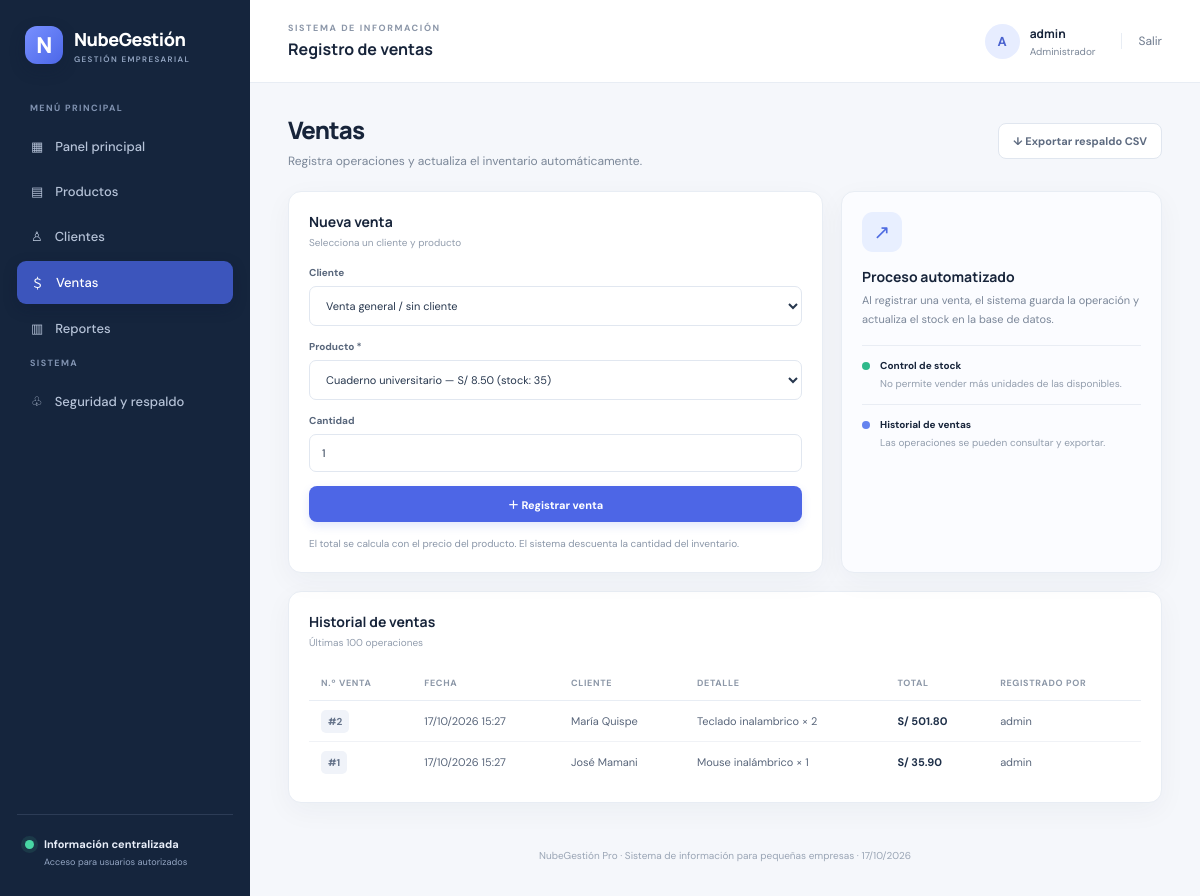
The page /ventas (signed in) on the database its author committed.
### app.py (models this page shows, shortened)
class Usuario(db.Model):
    id = db.Column(db.Integer, primary_key=True)
    nombre_usuario = db.Column(db.String(80), unique=True, nullable=False)
    password_hash = db.Column(db.String(255), nullable=False)
    rol = db.Column(db.String(20), default="Administrador", nullable=False)
    creado_en = db.Column(db.DateTime, default=datetime.utcnow)

class Venta(db.Model):
    id = db.Column(db.Integer, primary_key=True)
    cliente_id = db.Column(db.Integer, db.ForeignKey("cliente.id"), nullable=True)
    total = db.Column(db.Float, nullable=False, default=0)
    fecha = db.Column(db.DateTime, default=datetime.utcnow)
    usuario_id = db.Column(db.Integer, db.ForeignKey("usuario.id"), nullable=True)
    cliente = db.relationship("Cliente", backref="ventas")
    usuario = db.relationship("Usuario", backref="ventas")

class Cliente(db.Model):
    id = db.Column(db.Integer, primary_key=True)
    nombre = db.Column(db.String(120), nullable=False)
    documento = db.Column(db.String(30), default="")
    telefono = db.Column(db.String(40), default="")
    correo = db.Column(db.String(120), default="")
    creado_en = db.Column(db.DateTime, default=datetime.utcnow)

class DetalleVenta(db.Model):
    id = db.Column(db.Integer, primary_key=True)
    venta_id = db.Column(db.Integer, db.ForeignKey("venta.id"), nullable=False)
    producto_id = db.Column(db.Integer, db.ForeignKey("producto.id"), nullable=False)
    cantidad = db.Column(db.Integer, nullable=False)
    precio_unitario = db.Column(db.Float, nullable=False)
    subtotal = db.Column(db.Float, nullable=False)
    producto = db.relationship("Producto")
    venta = db.relationship("Venta", backref=db.backref("detalles", cascade="all, delete-orphan"))

class Producto(db.Model):
    id = db.Column(db.Integer, primary_key=True)
    nombre = db.Column(db.String(120), nullable=False)
    categoria = db.Column(db.String(80), default="General")
    precio = db.Column(db.Float, nullable=False, default=0)
    stock = db.Column(db.Integer, nullable=False, default=0)
    stock_minimo = db.Column(db.Integer, nullable=False, default=5)
    creado_en = db.Column(db.DateTime, default=datetime.utcnow)

### app.py (the view, shortened to what this page needs)
@app.route("/ventas", methods=["GET", "POST"])
@login_requerido
def ventas():
    lista_ventas = Venta.query.order_by(Venta.fecha.desc()).limit(100).all()
    lista_productos = Producto.query.filter(Producto.stock > 0).order_by(Producto.nombre.asc()).all()
    lista_clientes = Cliente.query.order_by(Cliente.nombre.asc()).all()
    return render_template("ventas.html", ventas=lista_ventas, productos=lista_productos, clientes=lista_clientes)

### app.py (called while the page is built)
def login_requerido(func):
    @wraps(func)
    def decorada(*args, **kwargs):
        if "usuario_id" not in session:
            return redirect(url_for("login"))
        return func(*args, **kwargs)
    return decorada

@app.context_processor
def datos_globales():
    return {"fecha_actual": date.today(), "usuario_actual": session.get("usuario")}

### templates/ventas.html
{% extends "base.html" %}
{% block title %}Ventas | NubeGestión{% endblock %}{% block heading %}Registro de ventas{% endblock %}
{% block content %}
<div class="page-intro"><div><h1>Ventas</h1><p>Registra operaciones y actualiza el inventario automáticamente.</p></div><a class="btn secondary" href="{{ url_for('exportar', tipo='ventas') }}">↓ Exportar respaldo CSV</a></div>
<div class="two-col">
<div class="panel"><div class="panel-heading"><div><h3>Nueva venta</h3><p>Selecciona un cliente y producto</p></div></div>
<form method="post" class="form-grid">
<div class="field full-field"><label>Cliente</label><select name="cliente_id"><option value="">Venta general / sin cliente</option>{% for c in clientes %}<option value="{{ c.id }}">{{ c.nombre }}</option>{% endfor %}</select></div>
<div class="field full-field"><label>Producto *</label><select name="producto_id" required>{% for p in productos %}<option value="{{ p.id }}">{{ p.nombre }} — S/ {{ '%.2f'|format(p.precio) }} (stock: {{ p.stock }})</option>{% else %}<option value="">No hay productos con stock</option>{% endfor %}</select></div>
<div class="field full-field"><label>Cantidad</label><input type="number" name="cantidad" min="1" value="1" required></div>
<button class="btn primary full-field" type="submit" {% if not productos %}disabled{% endif %}>＋ Registrar venta</button>
</form><p class="form-note">El total se calcula con el precio del producto. El sistema descuenta la cantidad del inventario.</p></div>
<div class="panel tips-panel"><div class="tips-icon">↗</div><h3>Proceso automatizado</h3><p>Al registrar una venta, el sistema guarda la operación y actualiza el stock en la base de datos.</p><div class="tip-row"><span class="status-dot green"></span><span><strong>Control de stock</strong><small>No permite vender más unidades de las disponibles.</small></span></div><div class="tip-row"><span class="status-dot blue"></span><span><strong>Historial de ventas</strong><small>Las operaciones se pueden consultar y exportar.</small></span></div></div>
</div>
<div class="panel"><div class="panel-heading"><div><h3>Historial de ventas</h3><p>Últimas 100 operaciones</p></div></div><div class="table-wrap"><table><thead><tr><th>N.º venta</th><th>Fecha</th><th>Cliente</th><th>Detalle</th><th>Total</th><th>Registrado por</th></tr></thead><tbody>
{% for v in ventas %}<tr><td><span class="id-tag">#{{ v.id }}</span></td><td>{{ v.fecha.strftime('%d/%m/%Y %H:%M') }}</td><td>{{ v.cliente.nombre if v.cliente else 'Venta general' }}</td><td>{% for d in v.detalles %}{{ d.producto.nombre }} × {{ d.cantidad }}{% if not loop.last %}, {% endif %}{% endfor %}</td><td class="money">S/ {{ '%.2f'|format(v.total) }}</td><td>{{ v.usuario.nombre_usuario if v.usuario else '—' }}</td></tr>
{% else %}<tr><td colspan="6" class="empty-cell">Todavía no hay ventas registradas.</td></tr>{% endfor %}
</tbody></table></div></div>
{% endblock %}

### templates/base.html (shortened to what this page needs)
<!doctype html>
<html lang="es">
<head>
  <link rel="stylesheet" href="{{ url_for('static', filename='style.css') }}">
</head>
<body>
{% if session.get('usuario_id') %}
<div class="layout">
  <aside class="sidebar">
    <a class="brand" href="{{ url_for('inicio') }}"><span class="brand-mark">N</span><span>NubeGestión<small>GESTIÓN EMPRESARIAL</small></span></a>
    <div class="nav-label">MENÚ PRINCIPAL</div>
    <a class="nav-link {% if request.endpoint == 'inicio' %}active{% endif %}" href="{{ url_for('inicio') }}">▦ <span>Panel principal</span></a>
    <a class="nav-link {% if request.endpoint == 'productos' %}active{% endif %}" href="{{ url_for('productos') }}">▤ <span>Productos</span></a>
    <a class="nav-link {% if request.endpoint == 'clientes' %}active{% endif %}" href="{{ url_for('clientes') }}">♙ <span>Clientes</span></a>
    <a class="nav-link {% if request.endpoint == 'ventas' %}active{% endif %}" href="{{ url_for('ventas') }}">＄ <span>Ventas</span></a>
    <a class="nav-link {% if request.endpoint == 'reportes' %}active{% endif %}" href="{{ url_for('reportes') }}">▥ <span>Reportes</span></a>
    <div class="nav-label">SISTEMA</div>
    <a class="nav-link {% if request.endpoint == 'seguridad' %}active{% endif %}" href="{{ url_for('seguridad') }}">♧ <span>Seguridad y respaldo</span></a>
    <div class="sidebar-bottom"><div class="cloud-dot"></div><div><strong>Información centralizada</strong><small>Acceso para usuarios autorizados</small></div></div>
  </aside>
  <main class="main">
    <header class="topbar"><div><span class="eyebrow">SISTEMA DE INFORMACIÓN</span><strong>{% block heading %}Gestión empresarial{% endblock %}</strong></div><div class="user-menu"><div class="avatar">{{ session.get('usuario','A')[0]|upper }}</div><div><strong>{{ session.get('usuario') }}</strong><small>Administrador</small></div><a class="logout" href="{{ url_for('salir') }}">Salir</a></div></header>
    <section class="content">
      {% block content %}{% endblock %}
      <footer> NubeGestión Pro · Sistema de información para pequeñas empresas · {{ fecha_actual.strftime('%d/%m/%Y') }}</footer>
    </section>
  </main>
</div>
{% else %}
  {% with messages = get_flashed_messages(with_categories=true) %}
    {% if messages %}{% for category, message in messages %}<div class="alert {{ category }} login-alert">{{ message }}</div>{% endfor %}{% endif %}
  {% endwith %}
  {% block public_content %}{% endblock %}
{% endif %}
</body>
</html>

### rows shown on the page
Usuario: get "admin"
Venta: id "2", fecha "17/10/2026 15:27", cliente "María Quispe", total "501.80", usuario "admin"
DetalleVenta: producto.nombre "Teclado inalambrico", cantidad "2"
Venta: id "1", fecha "17/10/2026 15:27", cliente "José Mamani", total "35.90", usuario "admin"
DetalleVenta: producto.nombre "Mouse inalámbrico", cantidad "1"

### other values the page prints
{{ session.get('usuario','A')[0]|upper }} "A"
form field producto_id "Cuaderno universitario — S/ 8.50 (stock: 35)"
